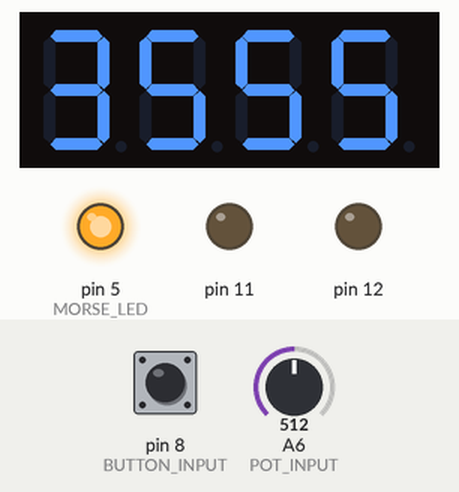
A sketch run on a simulated Arduino Nano, built with avr-gcc and run on an emulated ATmega328P. Shown: 4-digit seven-segment display, output pins drawn as LEDs (lit = HIGH). Dashed ring = blinking. The inputs (shaded band) are chosen by the test bench; at power-on: pin 8 (BUTTON_INPUT) HIGH, A6 (POT_INPUT) = 512. Random numbers use the default seed unless the sketch sets one.

Above: at 1.2 s.
1.3 s: pin 8 (BUTTON_INPUT) pulled LOW for 0.15 s
At 3.0 s:
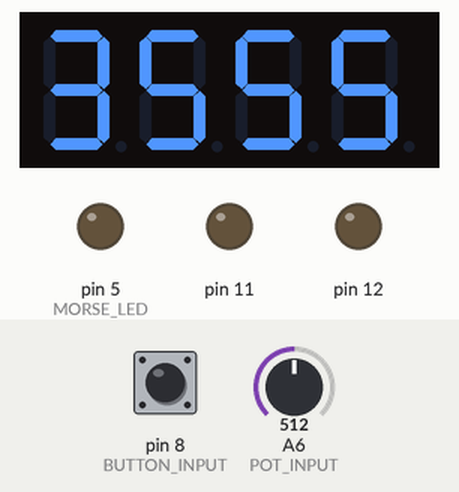
3.3 s: A6 (POT_INPUT) set to 716
At 3.84 s:
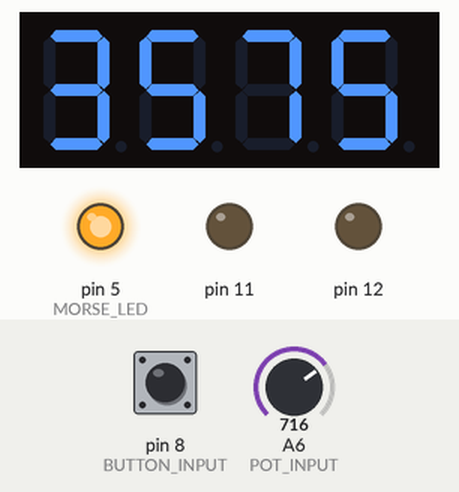
4.8 s: A6 (POT_INPUT) set to 306
At 5.19 s:
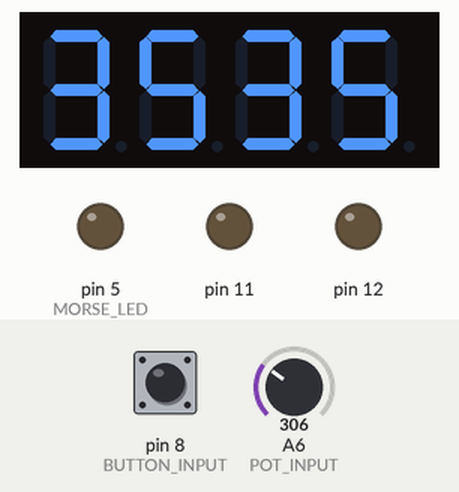
6.3 s: pin 8 (BUTTON_INPUT) pulled LOW for 1 s
At 6.54 s:
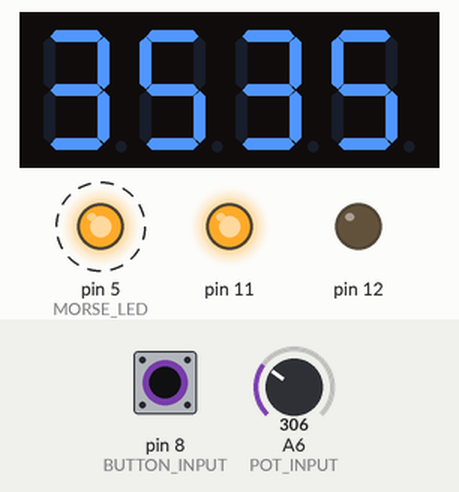
Timing chart, 0 to 9.8 s (numbered marks = the images above; inputs shaded):
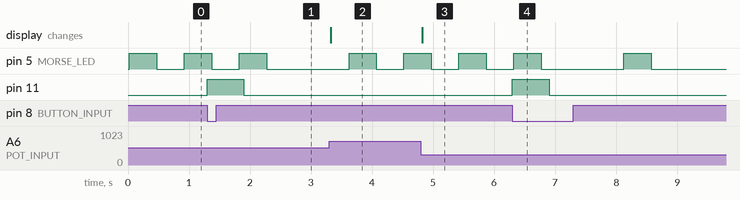

Measured:
- after the input at 1.3 s, pin 11: LOW → HIGH at once, → LOW 0.60 s later
- after the input at 3.3 s, the display: changes at once (image 2)
- after the input at 4.8 s, the display: changes at once (image 3)
- after the input at 6.3 s, pin 11: LOW → HIGH at once, → LOW 0.60 s later
- by itself, pin 5 (MORSE_LED): alternates HIGH for 0.45 s and LOW for 1.3 s

The sketch:

morseCode.ino
```cpp
#include <TM1637Display.h>
#include <BicolourLED.h>
#include <Button.h>

/** TYPES **/
#define MORSE_LED 5
#define DISPLAY_CLK 6
#define DISPLAY_DIO 7
#define BUTTON_INPUT 8
#define LED_RED 11
#define LED_GREEN 12
#define POT_INPUT A6

template <class T, size_t N>
constexpr size_t size(const T (&array)[N]) noexcept
{
    return N;
}

int8_t clamp(int8_t value, int8_t lhs, int8_t rhs)
{
    return ((value < lhs) ? lhs : ((value > rhs) ? rhs : value));
}

enum class Morse : uint8_t
{
  None,
  Dot,
  Dash
};

/** DATA **/
constexpr Morse codes[26][4] =
{
  { Morse::Dot,  Morse::Dash, Morse::None, Morse::None }, // A
  { Morse::Dash, Morse::Dot,  Morse::Dot,  Morse::Dot  }, // B
  { Morse::Dash, Morse::Dot,  Morse::Dash, Morse::Dot  }, // C
  { Morse::Dash, Morse::Dot , Morse::Dot,  Morse::None }, // D
  { Morse::Dot,  Morse::None, Morse::None, Morse::None }, // E
  { Morse::Dot,  Morse::Dot,  Morse::Dash, Morse::Dot  }, // F
  { Morse::Dash, Morse::Dash, Morse::Dot,  Morse::None }, // G
  { Morse::Dot,  Morse::Dot,  Morse::Dot,  Morse::Dot  }, // H
  { Morse::Dot,  Morse::Dot,  Morse::None, Morse::None }, // I
  { Morse::Dot,  Morse::Dash, Morse::Dash, Morse::Dash }, // J
  { Morse::Dash, Morse::Dot,  Morse::Dash, Morse::None }, // K
  { Morse::Dot,  Morse::Dash, Morse::Dot,  Morse::Dot  }, // L
  { Morse::Dash, Morse::Dash, Morse::None, Morse::None }, // M
  { Morse::Dash, Morse::Dot,  Morse::None, Morse::None }, // N
  { Morse::Dash, Morse::Dash, Morse::Dash, Morse::None }, // O
  { Morse::Dot,  Morse::Dash, Morse::Dash, Morse::Dot  }, // P
  { Morse::Dash, Morse::Dash, Morse::Dot,  Morse::Dash }, // Q
  { Morse::Dot,  Morse::Dash, Morse::Dot,  Morse::None }, // R
  { Morse::Dot,  Morse::Dot,  Morse::Dot,  Morse::None }, // S
  { Morse::Dash, Morse::None, Morse::None, Morse::None }, // T
  { Morse::Dot,  Morse::Dot,  Morse::Dash, Morse::None }, // U
  { Morse::Dot,  Morse::Dot,  Morse::Dot,  Morse::Dash }, // V
  { Morse::Dot,  Morse::Dash, Morse::Dash, Morse::None }, // W
  { Morse::Dash, Morse::Dot,  Morse::Dot,  Morse::Dash }, // X
  { Morse::Dash, Morse::Dot,  Morse::Dash, Morse::Dash }, // Y
  { Morse::Dash, Morse::Dash, Morse::Dot,  Morse::Dot  }  // Z
};

constexpr const char* words[] = { "SHELL", "HALLS", "SLICK", "TRICK",
                                  "BOXES", "LEAKS", "STROBE", "BISTRO",
                                  "FLICK", "BOMBS", "BREAK", "BRICK",
                                  "STEAK", "STING", "VECTOR", "BEATS" };

constexpr int16_t freqs[] = { 3505, 3515, 3522, 3532,
                              3535, 3542, 3545, 3552,
                              3555, 3565, 3572, 3575,
                              3582, 3592, 3595, 3600 };

constexpr size_t wordCount = size(words);

static_assert(size(words) == size(freqs), "There should be one frequency per word");

// Morse Code Timings
constexpr uint32_t dotDuration = 450;
constexpr uint32_t dashDuration = 3 * dotDuration;
constexpr uint32_t symbolSpaceDuration = dotDuration;
constexpr uint32_t letterSpaceDuration = 3 * dotDuration;
constexpr uint32_t wordSpaceDuration = 7 * dotDuration;

constexpr uint32_t displayThrottle = 70;

constexpr uint32_t failLedDisplayDuration = 600;

/** RUNTIME VARS **/
BicolourLED resultLed(LED_RED, LED_GREEN);
TM1637Display display(DISPLAY_CLK, DISPLAY_DIO);
Button button(BUTTON_INPUT);
uint32_t nextSymbolTime;
uint32_t nextDisplayTime;
uint32_t failLedOffTime;
int8_t selectedWordIndex;
int8_t nextSymbolIndex;
int8_t nextLetterIndex;
int8_t lastDisplayIndex;
int8_t prevButtonVal;
bool morseLit;
bool completed;

void setup()
{
  pinMode(MORSE_LED, OUTPUT);
  pinMode(POT_INPUT, INPUT);
  pinMode(BUTTON_INPUT, INPUT_PULLUP);
  randomSeed(analogRead(0));
  resultLed.begin();
  initModule();
}

void initModule()
{
  selectedWordIndex = random(wordCount);
  nextSymbolTime = 0;
  nextSymbolIndex = 0;
  nextLetterIndex = 0;
  nextDisplayTime = 0;
  failLedOffTime = 0;
  morseLit = false;
  initDisplay();
}

void loop()
{
  if(!completed)
  {
    checkSubmit();
    updateDisplay();
    updateFlash();
  }
}

void checkSubmit()
{
  int8_t buttonVal = digitalRead(BUTTON_INPUT);
  if(button.uniquePress())
  {
    if(lastDisplayIndex == selectedWordIndex)
    {
      resultLed.write(BicolourLED::Colour::Green);
      digitalWrite(MORSE_LED, LOW);
      display.clear();
      completed = true;
    }
    else
    {
      resultLed.write(BicolourLED::Colour::Red);
      failLedOffTime = millis() + failLedDisplayDuration;
    }
  }
  else if(millis() > failLedOffTime)
  {
    resultLed.write(BicolourLED::Colour::Off);
  }
  prevButtonVal = buttonVal;
}

void initDisplay()
{
  int16_t rawValue = analogRead(POT_INPUT);
  float bucketSize = 1024.f / static_cast<float>(wordCount);
  lastDisplayIndex = clamp(static_cast<int8_t>(rawValue / bucketSize), 0, wordCount-1);
  display.setBrightness(7, true);
  display.showNumberDec(freqs[lastDisplayIndex]);
}

void updateDisplay()
{
  int16_t rawValue = analogRead(POT_INPUT);
  float bucketSize = 1024.f / static_cast<float>(wordCount);
  int8_t index = clamp(static_cast<int8_t>(rawValue / bucketSize), 0, wordCount-1);
  float remainder = fmod(rawValue, bucketSize);

  if(index != lastDisplayIndex && remainder > bucketSize * 0.18f && remainder < bucketSize * 0.82f &&  millis() > nextDisplayTime)
  {
    lastDisplayIndex = index;
    nextDisplayTime = millis() + displayThrottle;
    display.showNumberDec(freqs[index]);
  }
}

void updateFlash()
{
  if(millis() < nextSymbolTime)
    return;

  const char* selectedWord = words[selectedWordIndex];
  if(!morseLit)
  {
    // Light the light
    digitalWrite(MORSE_LED, HIGH);
    morseLit = true;

    // Set up light duration
    switch(codes[selectedWord[nextLetterIndex] - 'A'][nextSymbolIndex])
    {
      case Morse::Dot:
        nextSymbolTime = millis() + dotDuration;
        break;
      case Morse::Dash:
        nextSymbolTime = millis() + dashDuration;
        break;
    };
  }
  else
  {
    // Turn off the light
    digitalWrite(MORSE_LED, LOW);
    morseLit = false;

    // Advance symbol
    ++nextSymbolIndex;
    if(nextSymbolIndex < 4 && codes[selectedWord[nextLetterIndex] - 'A'][nextSymbolIndex] != Morse::None)
    {
      nextSymbolTime = millis() + symbolSpaceDuration;
    }
    else // done with symbols, go to next letter
    {
      nextSymbolIndex = 0;
      ++nextLetterIndex;
      if(selectedWord[nextLetterIndex] != '\0')
      {
        nextSymbolTime = millis() + letterSpaceDuration;
      }
      else // done with letters, go to start of word
      {
        nextLetterIndex = 0;
        nextSymbolTime = millis() + wordSpaceDuration;
      }
    }
  }
}
```
